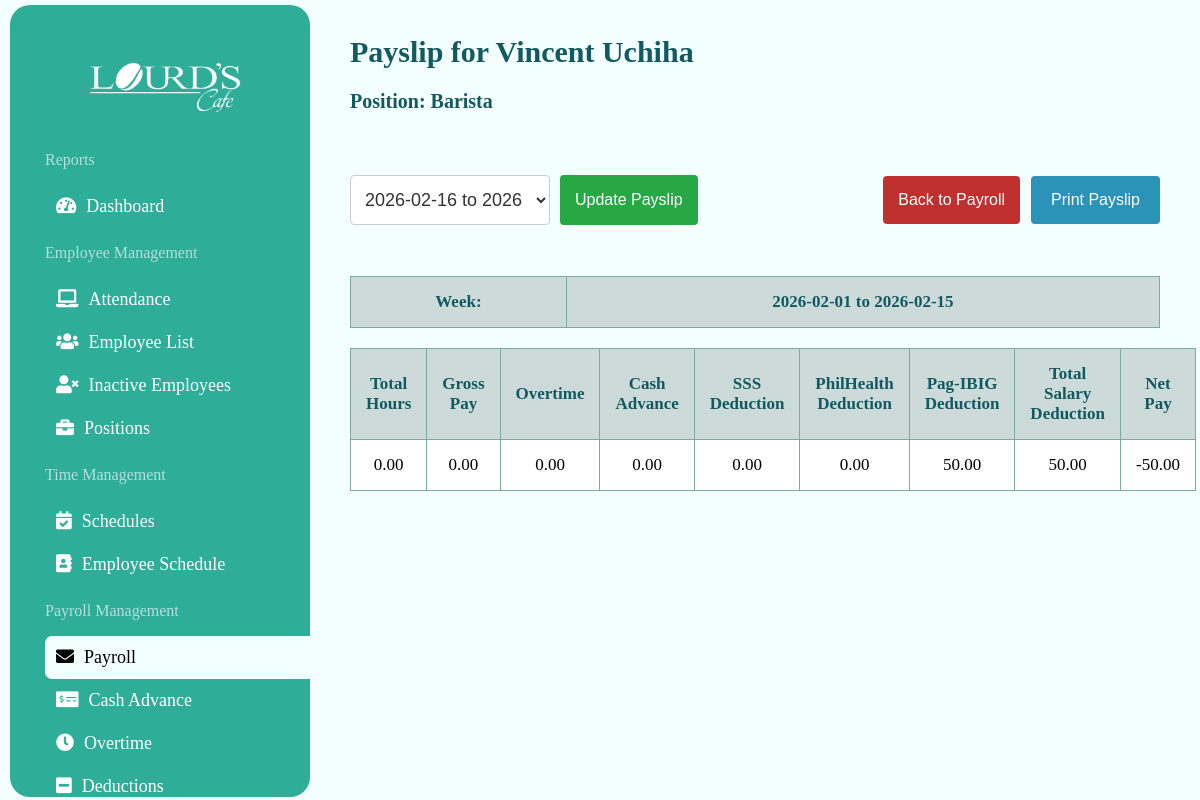
The page /PayManagement/payslip.php?employee_id=98940 on the database its author committed.
### tables this page shows
CREATE TABLE `employees` (
  `employee_id` int(11) NOT NULL,
  `email` varchar(100) DEFAULT NULL,
  `password` varchar(255) DEFAULT '12345',
  `phone` varchar(20) DEFAULT NULL,
  `address` text DEFAULT NULL,
  `photo` varchar(255) DEFAULT NULL,
  `firstname` varchar(50) DEFAULT NULL,
  `lastname` varchar(50) DEFAULT NULL,
  `birthdate` date DEFAULT NULL,
  `schedule` varchar(100) DEFAULT NULL,
  `gender` enum('Male','Female','Other') DEFAULT NULL,
  `position` varchar(50) DEFAULT NULL,
  `member_since` date DEFAULT NULL,
  `status` enum('active','inactive') DEFAULT 'active'
);

CREATE TABLE `positions` (
  `position_id` int(11) NOT NULL,
  `position_title` varchar(100) NOT NULL,
  `rate_per_hour` decimal(5,2) NOT NULL
);

### PayManagement/payslip.php (the view, shortened to what this page needs)
<?php
$servername = "localhost";
$db_username = "root";
$db_password = "";
$dbname = "CoffeeShop";
$conn = new mysqli($servername, $db_username, $db_password, $dbname);
$employee_id = isset($_GET['employee_id']) ? intval($_GET['employee_id']) : null;
$payroll_period = isset($_GET['payroll_period']) ? $_GET['payroll_period'] : date('Y-m-01') . ' to ' . date('Y-m-15');
list($start_date, $end_date) = explode(' to ', $payroll_period);
$sql = "
    SELECT
        e.employee_id,
        e.firstname,
        e.lastname,
        p.position_title,
        p.rate_per_hour
    FROM employees e
    LEFT JOIN positions p ON e.position = p.position_id
    WHERE e.employee_id = ?
";
$stmt = $conn->prepare($sql);
$stmt->bind_param("i", $employee_id);
$stmt->execute();
$result = $stmt->get_result();
$employee = $result->fetch_assoc();
$attendance_sql = "
    SELECT
        SUM(TIMESTAMPDIFF(HOUR, time_in, time_out)) AS total_hours
    FROM employee_time_log
    WHERE employee_id = ?
    AND date BETWEEN ? AND ?
";
$stmt_attendance = $conn->prepare($attendance_sql);
$stmt_attendance->bind_param("iss", $employee_id, $start_date, $end_date);
$stmt_attendance->execute();
$attendance_result = $stmt_attendance->get_result();
$attendance_data = $attendance_result->fetch_assoc();
$total_hours = $attendance_data['total_hours'] ?: 0;
$overtime_sql = "
    SELECT SUM(total_overtime_pay) AS total_overtime_pay
    FROM overtime_records
    WHERE employee_id = ?
    AND date_issued BETWEEN ? AND ?
";
$stmt_overtime = $conn->prepare($overtime_sql);
$stmt_overtime->bind_param("iss", $employee_id, $start_date, $end_date);
$stmt_overtime->execute();
$overtime_result = $stmt_overtime->get_result();
$overtime_data = $overtime_result->fetch_assoc();
$total_overtime_pay = $overtime_data['total_overtime_pay'] ?: 0;
$gross_pay = ($employee['rate_per_hour'] * $total_hours) + $total_overtime_pay;
$cash_advance_sql = "
    SELECT SUM(advance_amount) AS cash_advance
    FROM cash_advances
    WHERE employee_id = ?
    AND MONTH(date_issued) = MONTH(?)
    AND YEAR(date_issued) = YEAR(?)
";
$stmt_advance = $conn->prepare($cash_advance_sql);
$stmt_advance->bind_param("iss", $employee_id, $start_date, $start_date);
$stmt_advance->execute();
$advance_result = $stmt_advance->get_result();
$advance_row = $advance_result->fetch_assoc();
$cash_advance = $advance_row['cash_advance'] ?: 0;
$sss_employee = round($gross_pay * 0.045, 2);
$philhealth_employee = round($gross_pay * 0.02, 2);
$pagibig_employee = 50;
$total_deductions = $sss_employee + $philhealth_employee + $pagibig_employee + $cash_advance;
$net_pay = $gross_pay - $total_deductions;
$selected_period = $payroll_period ? $payroll_period : 'No period selected';
?>
<html>
<head>
    <link href="https://cdnjs.cloudflare.com/ajax/libs/font-awesome/5.15.3/css/all.min.css" rel="stylesheet" />
    <link rel="stylesheet" href="../style/style-payslip.css">
    <link rel="stylesheet" href="../style/style-sidebar.css">
    <link rel="stylesheet" href="../style/style-logout.css">
</head>
<body>
    <div class="sidebar">
        <a href="../dashboard.php"><img alt="Company Logo" height="80" src="../img/letterLogo.png" width="80" /></a>
        <ul>
            <p>Reports</p>
            <li><a href="../dashboard.php"><i class="fas fa-tachometer-alt"></i>Dashboard</a></li>
            <p>Employee Management</p>
            <ul>
                <li><a href="../EmManagement/attendance.php"><i class="fa fa-laptop" aria-hidden="true"></i>Attendance</a></li>
                <li><a href="../EmManagement/employee-list.php"><i class="fa fa-users" aria-hidden="true"></i>Employee List</a></li>
                <li><a href="../EmManagement/inactive-employees.php"><i class="fa fa-user-times" aria-hidden="true"></i>Inactive Employees</a></li>
                <li><a href="../EmManagement/positions.php"><i class="fa fa-briefcase" aria-hidden="true"></i>Positions</a></li>
            </ul>
            <p>Time Management</p>
            <ul>
                <li><a href="../EmManagement/schedule_management.php"><i class="fas fa-calendar-check"></i>Schedules</a></li>
                <li><a href="../EmManagement/employee-schedule.php"><i class="fa fa-address-book" aria-hidden="true"></i>Employee Schedule</a></li>
            </ul>
            <p>Payroll Management</p>
            <li style="background-color: #f3feff; border-radius: 7px 0px 0px 7px;">
                <a href="payroll.php" style=" color: black;"><i class="fa fa-envelope" aria-hidden="true"></i>Payroll</a>
            </li>
            <li><a href="cash-advance.php"><i class="fas fa-money-check-alt"></i>Cash Advance</a></li>
            <li><a href="overtime.php"><i class="fas fa-clock" aria-hidden="true"></i>Overtime</a></li>
            <li><a href="taxDeduction.php"><i class="fa fa-minus-square" aria-hidden="true"></i>Deductions</a></li><br>
        </ul>
    </div>
    <div class="content">
        <div class="contentBody">
            <div class="top-bar">
                <h1>Payslip for <?php echo htmlspecialchars($employee['firstname'] . ' ' . $employee['lastname']); ?></h1>
                <h4>Position: <?php echo htmlspecialchars($employee['position_title']); ?></h4>
            </div>
            <div class="calendar-bar">
                <form method="GET" action="payslip.php">
                    <select id="payrollPeriod" name="payroll_period">
                        <?php
                        $current_year = date('Y');
                        $current_month = date('m');
                        for ($i = 0; $i < 12; $i++) {
                            $month = date('m', strtotime("+$i month", strtotime("$current_year-$current_month-01")));
                            $year = date('Y', strtotime("+$i month", strtotime("$current_year-$current_month-01")));
                            $end_day = date('t', strtotime("$year-$month-01"));
                            $mid_period = "$year-$month-01 to $year-$month-15";
                            $end_period = "$year-$month-16 to $year-$month-$end_day";
                            $selected = ($payroll_period === $mid_period || $payroll_period === $end_period) ? 'selected' : '';
                            echo "<option value='$end_period' $selected>$end_period</option>";
                        }
                        ?>
                    </select>
                    <button type="submit">Update Payslip</button>
                </form>
            </div>
            <a href="payroll.php">
                <button type="button" class="backpayroll">Back to Payroll</button>
            </a>
            <div class="payroll-data">
                <table>
                    <thead>
                        <tr>
                            <th>Week:</th>
                            <th><?php echo $selected_period; ?></th>
                        </tr>
                    </thead>
                    </table>
                <table>
                    <thead>
                        <tr>
                            <th>Total Hours</th>
                            <th>Gross Pay</th>
                            <th>Overtime</th>
                            <th>Cash Advance</th>
                            <th>SSS Deduction</th>
                            <th>PhilHealth Deduction</th>
                            <th>Pag-IBIG Deduction</th>
                            <th>Total Salary Deduction</th>
                            <th>Net Pay</th>
                        </tr>
                    </thead>
                    <tbody>
                        <tr>
                            <td><?php echo number_format($total_hours, 2); ?></td>
                            <td><?php echo number_format($gross_pay, 2); ?></td>
                            <td><?php echo number_format($total_overtime_pay, 2); ?></td>
                            <td><?php echo number_format($cash_advance, 2); ?></td>
                            <td><?php echo number_format($sss_employee, 2); ?></td>
                            <td><?php echo number_format($philhealth_employee, 2); ?></td>
                            <td><?php echo number_format($pagibig_employee, 2); ?></td>
                            <td><?php echo number_format($total_deductions, 2); ?></td>
                            <td><?php echo number_format($net_pay, 2); ?></td>
                        </tr>
                    </tbody>
                </table>
                <div class="print-button">
                    <form action="payslip_printable.php" method="GET" target="_blank">
                        <button type="submit">Print Payslip</button>
                    </form>
                </div>
            </div>
        </div>
    </div>
</body>
</html>

### style/style-payslip.css (style rules this page uses)
body { margin: 0; font-family: Montserrat; background-color: #f3feff; }
.content { margin-left: 280px; padding: 20px; position: relative; }
.contentBody { margin-left: 30px; padding: 20px; }
.content h1 { position: absolute; z-index: 1; top: 0; left: 0; right: 0; font-size: 30px; margin: 0; margin-top: 10px; margin-left: -80px; background-color: transparent; padding: 25px 150px 25px; color:#125a61; }
.content h4 { position: absolute; z-index: 1; top: 0; left: 0; right: 0; font-size: 20px; margin: 0; margin-top: 65px; margin-left: -80px; background-color: transparent; padding: 25px 150px 25px; color:#125a61; }
.top-bar { display: flex; justify-content: space-between; align-items: center; margin-top: 100px; padding: 10px; }
table { width: 100%; border-collapse: collapse; margin-top: 20px; }
table, th, td { border: 1px solid #7baa9f; }
th, td { padding: 15px; text-align: center; font-size: 17px; }
th { background-color: #ccdada; color: #125a61; }
td { background-color: #ffffff; }
.calendar-bar { display: flex; justify-content: space-between; align-items: center; margin-top: -50px; padding: 15px; border-radius: 2px; }
.calendar-bar form { margin-top: 50px; display: flex; gap: 10px; }
.calendar-bar select { padding: 10px; border: 1px solid #ccc; border-radius: 4px; font-size: 18px; color: #333; width: 200px; height: 50px; margin-left: -15px; background-color: #fff; transition: border-color 0.3s; }
.print-button button { margin-top: 50px; position: absolute; top: 126px; right: 40px; background-color: #2b92b8; color: white; border: none; padding: 15px 20px; border-radius: 4px; cursor: pointer; font-size: 16px; transition: background-color 0.3s; }
table { margin-top: 20px; }
.calendar-bar button { background-color: #28a745; color: white; border: none; padding: 10px 15px; border-radius: 4px; cursor: pointer; font-size: 16px; transition: background-color 0.3s; }
.backpayroll { position: absolute; right: 180px; margin-top: -80px; background-color: #c0302e; color: white; border: none; padding: 15.1px 15px; border-radius: 4px; cursor: pointer; font-size: 16px; transition: background-color 0.3s; }

### style/style-sidebar.css (style rules this page uses)
.sidebar { width: 300px; height: 96.5vh; background-color: #2eae99; z-index: 2; color: white; position: fixed; padding-top: 20px; border-radius: 20px 20px 20px 20px; margin-top: 5px; margin-left: 10px; }
.sidebar img { display: block; margin-top: auto; margin-left: 30px; margin-bottom: -10px; align-items: center; width: 250px; height: 120px; }
.sidebar p { margin-left: 35px; color: #b6dddd; }
.sidebar ul { list-style-type: none; padding: 0; }
.sidebar ul li { margin-left: 35px; padding: 11px; text-align: left; cursor: pointer; font-size: 18px; }
.sidebar ul li a { color: rgb(255, 255, 255); text-decoration: none; }
.sidebar ul li i { margin-right: 10px; }

### rows shown on the page
employees: firstname+lastname "Vincent Uchiha", positions.position_title "Barista"

### other values the page prints
$selected_period "2026-02-01 to 2026-02-15"
$total_hours "0.00"
$gross_pay "0.00"
$total_overtime_pay "0.00"
$cash_advance "0.00"
$sss_employee "0.00"
$philhealth_employee "0.00"
$pagibig_employee "50.00"
$total_deductions "50.00"
$net_pay "-50.00"
form field payroll_period "2026-02-16 to 2026-02-28"
